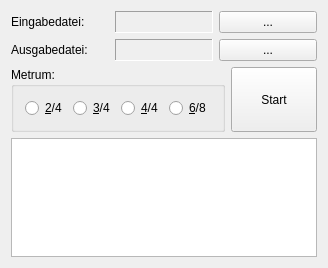
<?xml version="1.0" encoding="UTF-8"?>
<ui version="4.0">
 <class>Tab2Abc</class>
 <widget class="QWidget" name="Tab2Abc">
  <property name="geometry">
   <rect>
    <x>0</x>
    <y>0</y>
    <width>328</width>
    <height>268</height>
   </rect>
  </property>
  <property name="windowTitle">
   <string>Tab2Abc</string>
  </property>
  <layout class="QVBoxLayout" name="verticalLayout">
   <item>
    <layout class="QGridLayout" name="gridLayout">
     <item row="0" column="0">
      <widget class="QLabel" name="label">
       <property name="text">
        <string>Eingabedatei:</string>
       </property>
      </widget>
     </item>
     <item row="0" column="2">
      <widget class="QPushButton" name="loadInFileName">
       <property name="text">
        <string>...</string>
       </property>
      </widget>
     </item>
     <item row="1" column="0">
      <widget class="QLabel" name="label_2">
       <property name="text">
        <string>Ausgabedatei:</string>
       </property>
      </widget>
     </item>
     <item row="1" column="2">
      <widget class="QPushButton" name="loadOutFileName">
       <property name="text">
        <string>...</string>
       </property>
      </widget>
     </item>
     <item row="0" column="1">
      <widget class="ElidedLabel" name="inFileName">
       <property name="frameShape">
        <enum>QFrame::Panel</enum>
       </property>
       <property name="frameShadow">
        <enum>QFrame::Sunken</enum>
       </property>
      </widget>
     </item>
     <item row="1" column="1">
      <widget class="ElidedLabel" name="outFileName">
       <property name="frameShape">
        <enum>QFrame::Panel</enum>
       </property>
       <property name="frameShadow">
        <enum>QFrame::Sunken</enum>
       </property>
      </widget>
     </item>
    </layout>
   </item>
   <item>
    <layout class="QHBoxLayout" name="horizontalLayout_2">
     <item>
      <widget class="QGroupBox" name="groupBox">
       <property name="title">
        <string>Metrum:</string>
       </property>
       <layout class="QHBoxLayout" name="horizontalLayout">
        <item>
         <widget class="QRadioButton" name="m2_4">
          <property name="text">
           <string>&amp;2/4</string>
          </property>
         </widget>
        </item>
        <item>
         <widget class="QRadioButton" name="m3_4">
          <property name="text">
           <string>&amp;3/4</string>
          </property>
         </widget>
        </item>
        <item>
         <widget class="QRadioButton" name="m4_4">
          <property name="text">
           <string>&amp;4/4</string>
          </property>
         </widget>
        </item>
        <item>
         <widget class="QRadioButton" name="m6_8">
          <property name="text">
           <string>&amp;6/8</string>
          </property>
         </widget>
        </item>
       </layout>
      </widget>
     </item>
     <item>
      <widget class="QPushButton" name="run">
       <property name="sizePolicy">
        <sizepolicy hsizetype="Minimum" vsizetype="Preferred">
         <horstretch>0</horstretch>
         <verstretch>0</verstretch>
        </sizepolicy>
       </property>
       <property name="text">
        <string>Start</string>
       </property>
      </widget>
     </item>
    </layout>
   </item>
   <item>
    <widget class="QPlainTextEdit" name="log"/>
   </item>
  </layout>
 </widget>
 <layoutdefault spacing="6" margin="11"/>
 <customwidgets>
  <customwidget>
   <class>ElidedLabel</class>
   <extends>QFrame</extends>
   <header>elidedlabel.h</header>
   <container>1</container>
  </customwidget>
 </customwidgets>
 <resources/>
 <connections/>
</ui>
